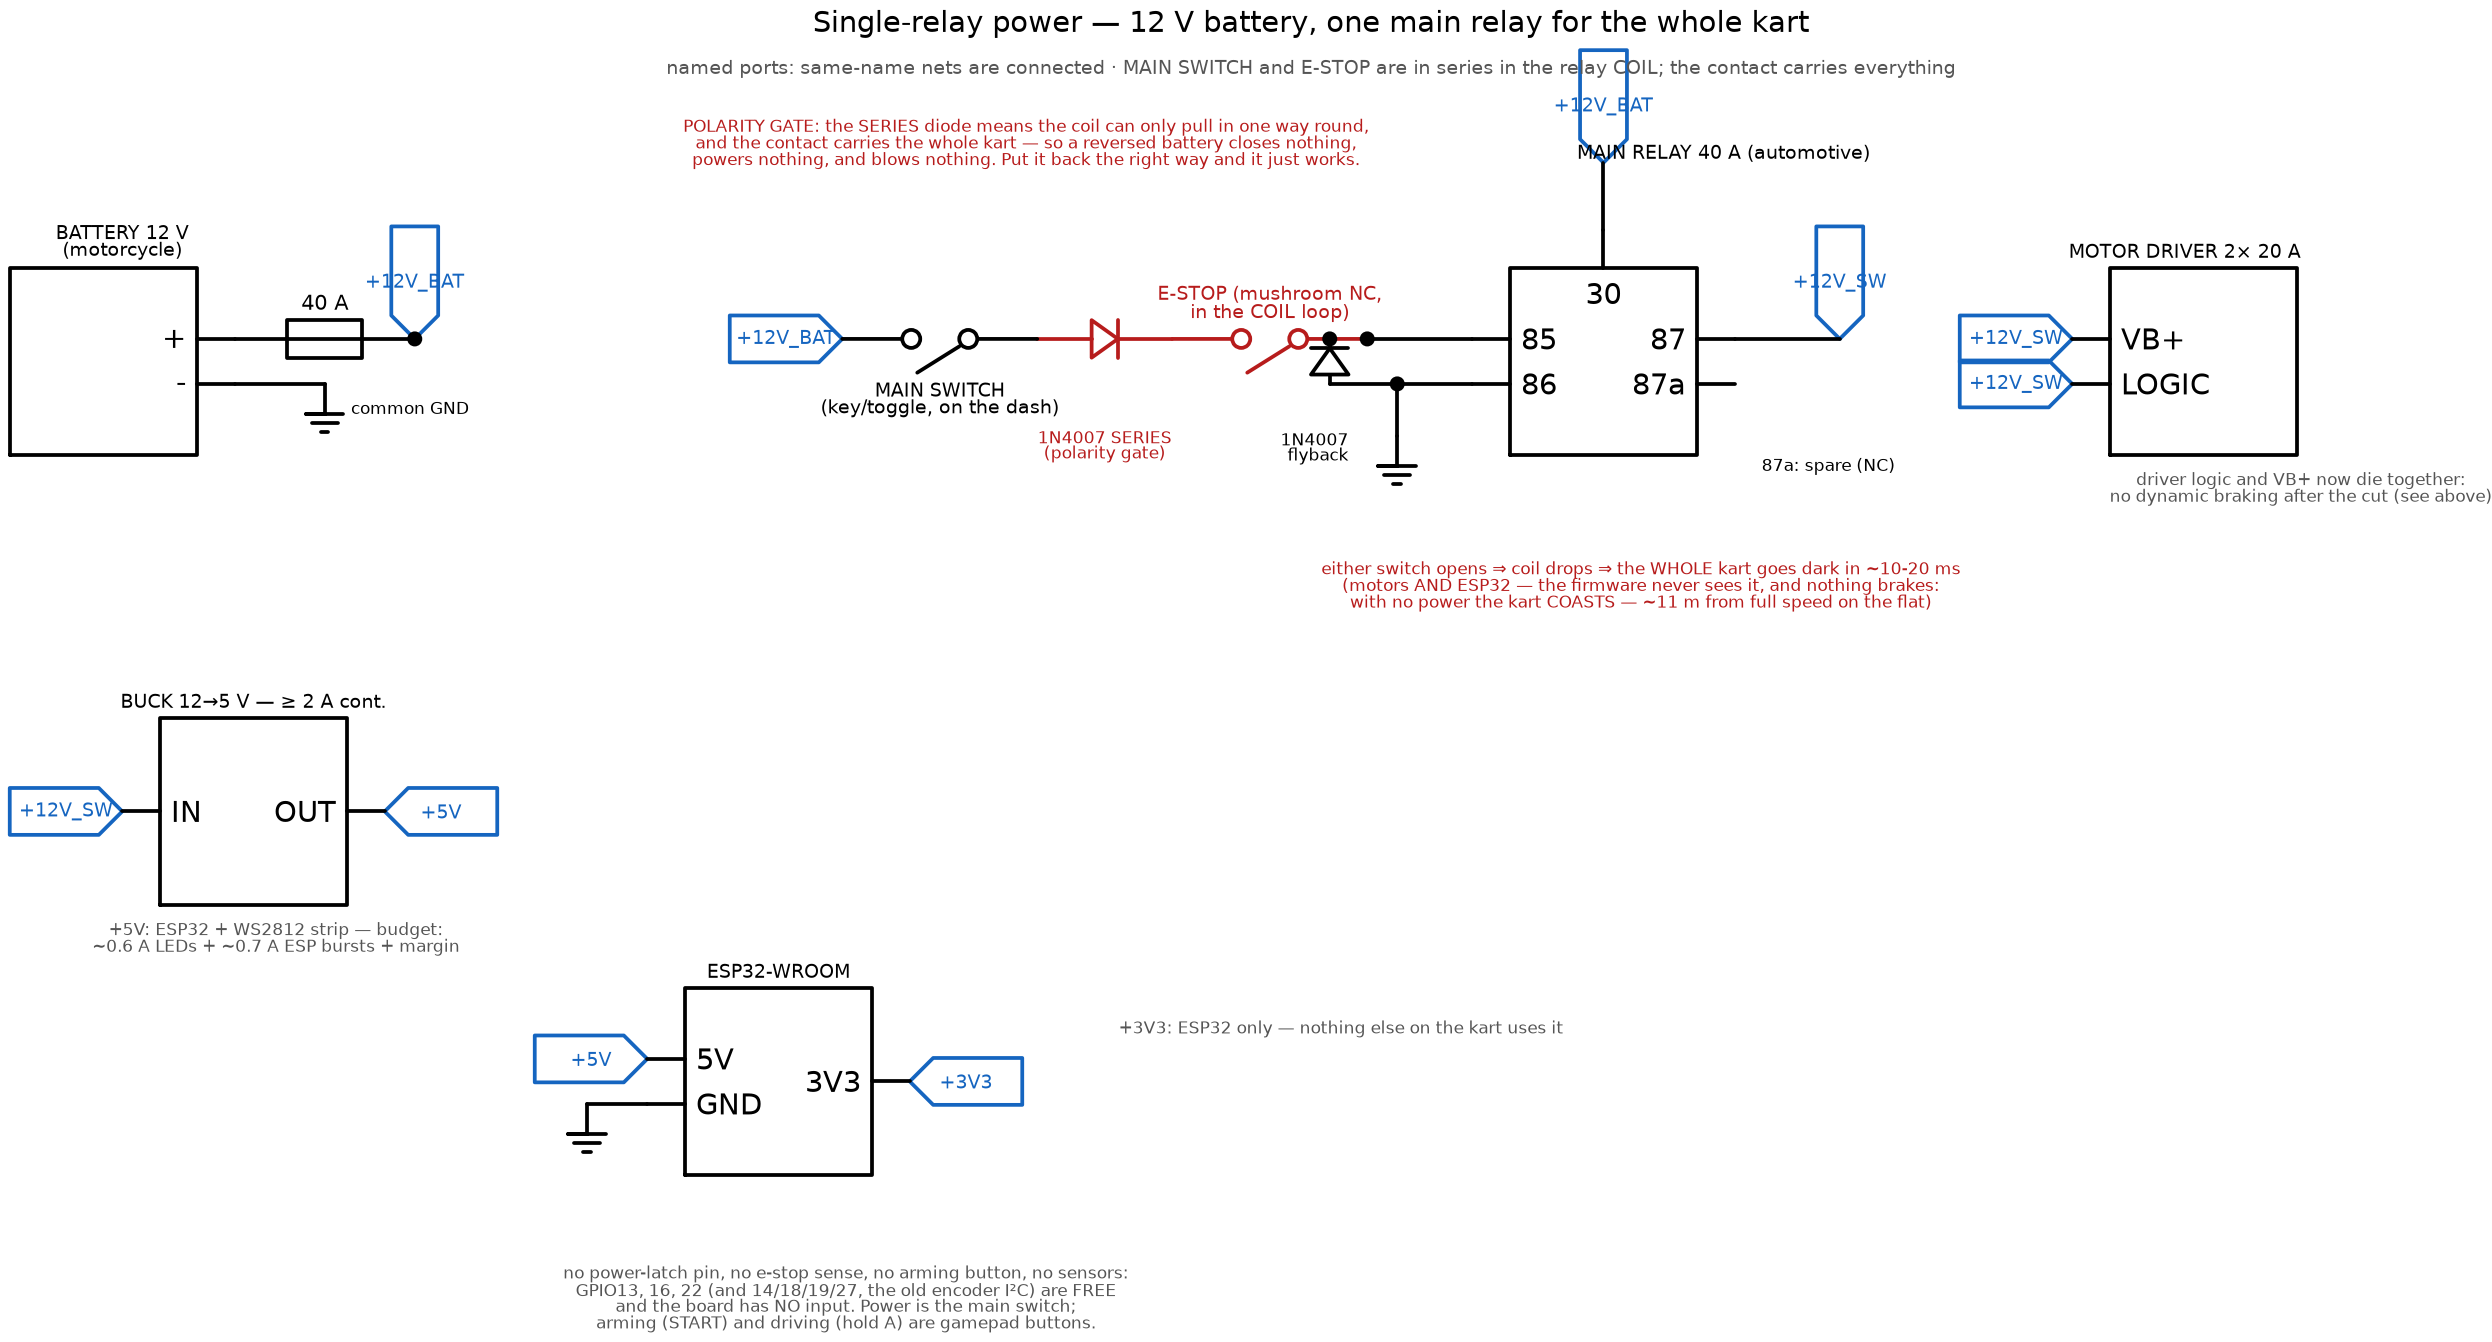

Python code for this plot:
# power_rails.py — Kart power architecture, SINGLE-RELAY build (current design).
# Single 12 V battery → 40 A fuse → ONE main relay that carries the WHOLE kart:
#   · COIL circuit: +12V_BAT → MAIN SWITCH → E-STOP (NC mushroom) → SERIES DIODE → coil 85;
#     86 → GND. Opening either switch drops the coil, the contact opens, and everything dies
#     together — motors AND brain. No second rail, no software involvement whatsoever: the
#     firmware cannot hold its own power and cannot cut it (GPIO13/GPIO22 are free now).
#   · CONTACT (30 → 87): the 40 A path feeding the buck (5 V logic) and the driver's VB+.
#   · THE RELAY IS A POLARITY GATE. The SERIES diode lets the coil energize in ONE direction
#     only, and the contact carries the whole kart — so with the battery backwards the coil
#     simply does not pull in, nothing downstream is ever powered, and nothing blows either:
#     no current flows at all. Re-wire the right way round and it works. The second diode,
#     ACROSS the coil (cathode to 85/+), is the flyback for the two mechanical switches.
# Nothing measures the battery any more: no divider, no ADS1115, no LVC. Always 12 V.
#   . .venv-schem/bin/activate && python doc/schematics/power_rails.py
import schemdraw
import schemdraw.elements as elm

schemdraw.config(fontsize=10, lw=1.8)
NET = '#1565c0'
HL = '#b71c1c'


def P(elem, name):
    return elem.absanchors[name]


def flag(d, xy, name, direction, color=NET):
    t = elm.Tag().at(xy)
    {'left': t.left, 'right': t.right, 'up': t.up, 'down': t.down}[direction]()
    t.label(name, fontsize=9)
    t.color(color)
    d.add(t)


with schemdraw.Drawing(file='doc/schematics/power_rails.png', dpi=150, show=False) as d:
    d += elm.Label().label('Single-relay power — 12 V battery, one main relay for the whole kart',
                           fontsize=14).at((7.0, 15.4))
    d += elm.Label().label('named ports: same-name nets are connected · MAIN SWITCH and E-STOP are in series in the relay COIL; the contact carries everything',
                           fontsize=9, color='#555').at((7.0, 14.8))

    # ───────── Battery + master fuse ─────────
    bat = d.add(elm.Ic(pins=[elm.IcPin(name='+', side='right', slot='2/2'),
                             elm.IcPin(name='-', side='right', slot='1/2')],
                       w=2.6, h=2.4, plblsize=11).label('BATTERY 12 V\n(motorcycle)', loc='top', fontsize=9)
                .right().anchor('center').at((-9.0, 11.0)))
    d += elm.Fuse().right().at(P(bat, '+')).label('40 A', loc='top').length(2.4)
    d += elm.Dot()
    batp = d.here
    flag(d, batp, '+12V_BAT', 'up')
    d += elm.Line().right().at(P(bat, '-')).length(1.2)
    d += elm.Ground().label('common GND', loc='right', fontsize=8)

    # ───────── The ONE relay: coil switched by MAIN + E-STOP, contact carries the kart ─────────
    rly = d.add(elm.Ic(pins=[elm.IcPin(name='85', side='left', slot='2/2'),
                             elm.IcPin(name='86', side='left', slot='1/2'),
                             elm.IcPin(name='30', side='top'),
                             elm.IcPin(name='87', side='right', slot='2/2'),
                             elm.IcPin(name='87a', side='right', slot='1/2')],
                       w=3.2, h=2.6, plblsize=10).label('MAIN RELAY 40 A (automotive)',
                                                        loc='top', fontsize=9, ofst=(1.6, 0.9))
                .right().anchor('center').at((11.0, 11.0)))
    d += elm.Line().up().at(P(rly, '30')).length(0.9)
    flag(d, d.here, '+12V_BAT', 'up')
    d += elm.Line().right().at(P(rly, '87')).length(1.4)
    flag(d, d.here, '+12V_SW', 'up')
    d += elm.Label().label('87a: spare (NC)', fontsize=8).at((13.9, 9.5))

    # Coil loop: 85 ← e-stop ← main switch ← battery+. Both switches see the coil's ~150 mA
    # on thin wire; the CONTACT is what carries the 40 A.
    d += elm.Line().left().at(P(rly, '85')).length(1.4)
    n85 = d.here
    d += elm.Dot()
    d += elm.Switch().left().at(n85).label('E-STOP (mushroom NC,\nin the COIL loop)',
                                           loc='top', fontsize=9).length(2.6).color(HL)
    # SERIES diode, anywhere in the coil loop: the coil can only be energized one way round.
    # THIS is what makes the relay a polarity gate rather than a plain switch.
    d += elm.Diode().left().length(1.8).reverse().label(
        '1N4007 SERIES\n(polarity gate)', loc='bottom', fontsize=8, ofst=0.95).color(HL)
    d += elm.Switch().left().label('MAIN SWITCH\n(key/toggle, on the dash)',
                                   loc='bottom', fontsize=9).length(2.6)
    flag(d, d.here, '+12V_BAT', 'left')
    d += elm.Line().left().at(P(rly, '86')).length(1.0)
    n86 = d.here
    d += elm.Dot()
    d += elm.Line().down().at(n86).length(0.7)
    d += elm.Ground()
    # Flyback across the coil, cathode to 85 (+).
    d += elm.Line().left().at(n86).length(0.9)
    d += elm.Diode().up().toy(n85[1]).label('1N4007\nflyback', fontsize=8, ofst=(-1.15, -0.5))
    d += elm.Dot()
    d += elm.Label().label('either switch opens ⇒ coil drops ⇒ the WHOLE kart goes dark in ~10-20 ms\n'
                           '(motors AND ESP32 — the firmware never sees it, and nothing brakes:\n'
                           'with no power the kart COASTS — ~11 m from full speed on the flat)',
                           fontsize=8, color=HL).at((11.6, 7.9))
    d += elm.Label().label('POLARITY GATE: the SERIES diode means the coil can only pull in one way round,\n'
                           'and the contact carries the whole kart — so a reversed battery closes nothing,\n'
                           'powers nothing, and blows nothing. Put it back the right way and it just works.',
                           fontsize=8, color=HL).at((3.4, 13.8))

    # ───────── Loads: everything hangs off the contact ─────────
    buck = d.add(elm.Ic(pins=[elm.IcPin(name='IN', side='left'), elm.IcPin(name='OUT', side='right')],
                        w=2.8, h=1.8, plblsize=9).label('BUCK 12→5 V — ≥ 2 A cont.', loc='top', fontsize=9)
                 .right().anchor('center').at((-7.0, 5.0)))
    flag(d, P(buck, 'IN'), '+12V_SW', 'left')
    flag(d, P(buck, 'OUT'), '+5V', 'right')
    d += elm.Label().label('+5V: ESP32 + WS2812 strip — budget:\n~0.6 A LEDs + ~0.7 A ESP bursts + margin',
                           fontsize=8, color='#555').at((-6.6, 3.2))

    drv = d.add(elm.Ic(pins=[elm.IcPin(name='VB+', side='left', slot='2/2'),
                             elm.IcPin(name='LOGIC', side='left', slot='1/2')],
                       w=3.0, h=2.2, plblsize=9).label('MOTOR DRIVER 2× 20 A', loc='top', fontsize=9)
                .right().anchor('center').at((19.0, 11.0)))
    flag(d, P(drv, 'VB+'), '+12V_SW', 'left')
    flag(d, P(drv, 'LOGIC'), '+12V_SW', 'left')
    d += elm.Label().label('driver logic and VB+ now die together:\nno dynamic braking after the cut (see above)',
                           fontsize=8, color='#555').at((20.4, 9.2))

    # ───────── ESP32: a plain load now ─────────
    esp = d.add(elm.Ic(pins=[elm.IcPin(name='5V', side='left', slot='2/2'),
                             elm.IcPin(name='GND', side='left', slot='1/2'),
                             elm.IcPin(name='3V3', side='right')],
                       w=3.2, h=2.4, plblsize=10).label('ESP32-WROOM', loc='top', fontsize=9)
                .right().anchor('center').at((0.0, 1.4)))
    flag(d, P(esp, '5V'), '+5V', 'left')
    d += elm.Line().left().at(P(esp, 'GND')).length(0.8)
    d += elm.Ground()
    flag(d, P(esp, '3V3'), '+3V3', 'right')
    d += elm.Label().label('no power-latch pin, no e-stop sense, no arming button, no sensors:\n'
                           'GPIO13, 16, 22 (and 14/18/19/27, the old encoder I²C) are FREE\n'
                           'and the board has NO input. Power is the main switch;\n'
                           'arming (START) and driving (hold A) are gamepad buttons.',
                           fontsize=8, color='#555').at((1.0, -1.4))
    d += elm.Label().label('+3V3: ESP32 only — nothing else on the kart uses it',
                           fontsize=8, color='#555').at((7.6, 2.2))

print('render OK')
